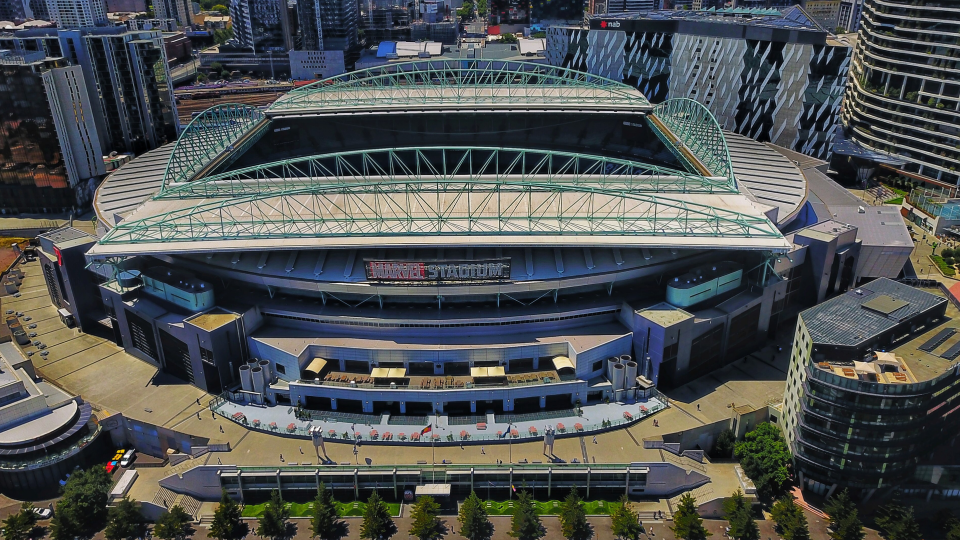
#> input picture .claude/review/marvel/mv/mu.png, 1920 x 1080 px (shown at 1/2 size)
$ python ovb.py ../mv/mu.png out.png
#> lines starting #> are read from the running program, lines starting #| are printed output that depends on the picture
# photo | render on photo | 50% blend, plus a labelled 100 px grid
import sys;from PIL import Image,ImageDraw
ph=Image.open('../mv/mu.png').convert('RGB');r=Image.open(sys.argv[1]).convert('RGBA')
#> further down, ph is the input picture: PIL image 1920x1080 RGB; mean R, G, B 78.6, 82.1, 82.2
on=ph.copy();on.paste(r,(0,0),r)
bl=Image.blend(ph,on,0.5)
def grid(im):
    d=ImageDraw.Draw(im)
    for x in range(0,1920,100):d.line([(x,0),(x,1080)],fill=(255,255,255),width=1);d.text((x+2,2),str(x),fill=(255,255,0))
    for y in range(0,1080,100):d.line([(0,y),(1920,y)],fill=(255,255,255),width=1);d.text((2,y+2),str(y),fill=(255,255,0))
    return im
for n,im in(('on',on),('blend',bl)):grid(im).save(sys.argv[2]+'_'+n+'.jpg',quality=90)
#> this loop made 2 passes
#> n on passes 1 to 2: 'on', 'blend'
#> pass 1, `for n,im in(('on',on),('blend',bl)):grid(im).save(sys.argv[2]+'_'+n+'...`:
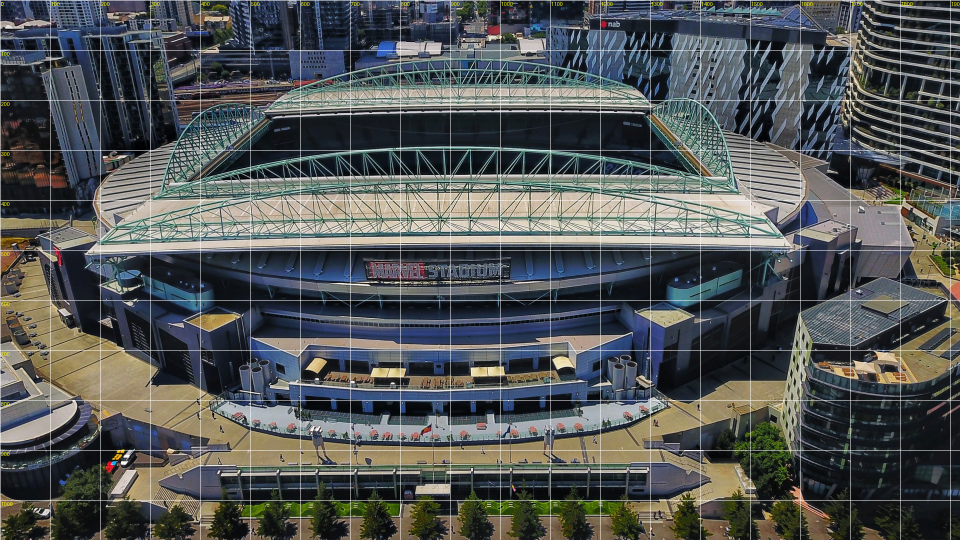
#> saved as out.png_on.jpg: PIL image 1920x1080 RGB (shown at 1/2 size); mean R, G, B 82.4, 85.8, 85.7
